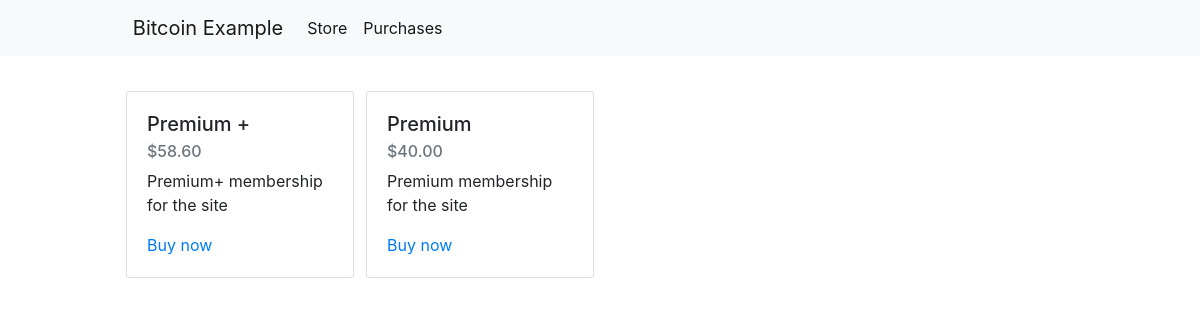
Page /app/index.php on the committed database.
### tables this page shows
CREATE TABLE `products` (
  `id` int(11) NOT NULL,
  `name` varchar(256) NOT NULL,
  `description` longtext NOT NULL,
  `price` float(10,2) NOT NULL
);

### app/index.php (the view, shortened to what this page needs)
<?php
include_once "functions.php";
?>
<!DOCTYPE html>
<html lang="en">
<head>
    <link rel="stylesheet" href="https://stackpath.bootstrapcdn.com/bootstrap/4.5.2/css/bootstrap.min.css">
    <link rel="stylesheet" href="css/style.css">
</head>
<body>
    <nav class="navbar navbar-expand-lg navbar-light bg-light">
        <div class="row">
            <a class="navbar-brand" href="#">Bitcoin Example</a>
            <div class="collapse navbar-collapse" id="navbarSupportedContent">
                <ul class="navbar-nav mr-auto">
                <li class="nav-item active">
                    <a class="nav-link" href="index.php">Store <span class="sr-only">(current)</span></a>
                </li>
                <li class="nav-item active">
                    <a class="nav-link" href="orders.php">Purchases <span class="sr-only">(current)</span></a>
                </li>
                </ul>
            </div>
        </div>
    </nav>
    <main>
        <div class="row">
            <div class="product-hold">
                <?php
                $sql = "SELECT * FROM `products` ORDER BY `id` DESC";
                $result = mysqli_query($conn, $sql);
                while($row = mysqli_fetch_assoc($result)){
                    ?>
                    <div class="product">
                        <div class="card" style="width: 95%;margin:0 auto;">
                            <div class="card-body">
                                <h5 class="card-title"><?php echo $row['name']; ?></h5>
                                <h6 class="card-subtitle mb-2 text-muted">$<?php echo $row['price']; ?></h6>
                                <p class="card-text"><?php echo $row['description'] ?></p>
                                <a href="buy.php?id=<?php echo $row['id']; ?>" class="card-link">Buy now</a>
                            </div>
                        </div>
                    </div>
                    <?php
                }
                ?>
            </div>
        </div>
    </main>
</body>
</html>

### app/css/style.css (style rules this page uses)
.row { width: 80%; margin: 0 auto; }
.product-hold { width: 100%; margin-top: 35px; }
.product { width: 25%; float: left; }

### rows in the picture
products: name "Premium +", price "58.60", description "Premium+ membership for the site"
products: name "Premium", price "40.00", description "Premium membership for the site"
